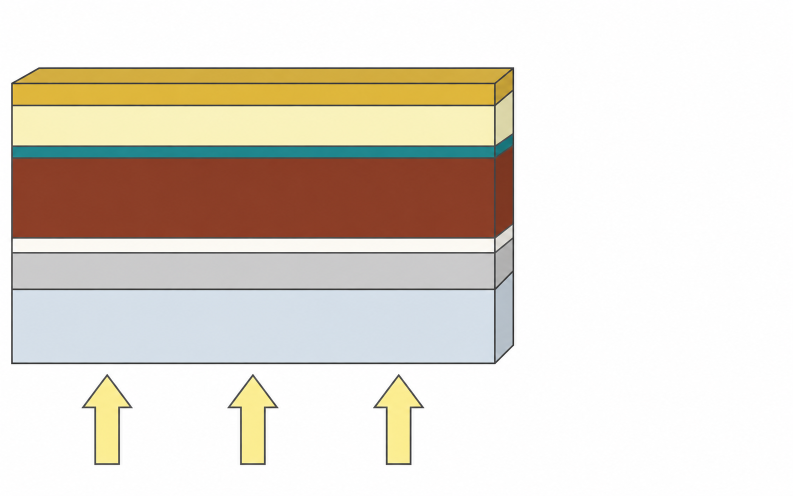
#> input picture figures/ch09/ch09-03-device-structure-base.png, 1586 x 992 px (shown at 1/2 size)
$ python ch09_assemble.py --version v1 --lang zh
#> lines starting #> are read from the running program, lines starting #| are printed output that depends on the picture; after the words box and inside, x2 and y2 are one past the last pixel; in counts of white or black regions, pixels touching at a corner belong together
### scripts/ch09_plot_utils.py
#!/usr/bin/env python3
"""Shared plotting helpers for chapter 9 perovskite panel figures."""
# SPDX-License-Identifier: MIT
import csv
import subprocess
from pathlib import Path

import matplotlib.pyplot as plt
from matplotlib.font_manager import FontProperties

ROOT = Path(__file__).resolve().parents[1]
FIG = ROOT / "figures" / "ch09"
MM_PER_IN = 25.4

COLOR_CONTROL = "#6E6E6E"
COLOR_MODIFIED = "#1B7F86"
COLOR_REF = "#9A9A9A"

# Fixed axis box within an 84 × 56 mm panel (mm from panel origin).
PANEL_W_MM = 84.0
PANEL_H_MM = 56.0
AX_LEFT_MM = 12.0
AX_BOTTOM_MM = 10.0
AX_WIDTH_MM = PANEL_W_MM - AX_LEFT_MM
AX_HEIGHT_MM = PANEL_H_MM - AX_BOTTOM_MM

DATA_AX_POSITION = (
    AX_LEFT_MM / PANEL_W_MM,
    AX_BOTTOM_MM / PANEL_H_MM,
    AX_WIDTH_MM / PANEL_W_MM,
    AX_HEIGHT_MM / PANEL_H_MM,
)


def chinese_font() -> FontProperties:
    font_path = subprocess.check_output(
        ["kpsewhich", "FandolHei-Regular.otf"], text=True, timeout=30
    ).strip()
    if not font_path:
        raise RuntimeError("Install TeX Live Fandol fonts for Chinese labels.")
    return FontProperties(fname=font_path, family="sans-serif")


def setup_rc(font_size: float = 8.0) -> None:
    plt.rcParams.update({
        "font.family": "sans-serif",
        "font.sans-serif": ["Helvetica", "Arial", "DejaVu Sans"],
        "font.size": font_size,
        "pdf.fonttype": 42,
        "ps.fonttype": 42,
        "axes.linewidth": 0.6,
        "lines.linewidth": 1.2,
    })


# [41 lines left out: functions load_jv, load_stability, load_metrics, load_t80, not called in this run]


def apply_data_ax_position(ax) -> None:
    ax.set_position(DATA_AX_POSITION)


# [19 lines left out: functions _keep_last_xtick_inside, _series_label, not called in this run]


def plot_panel_c(ax, language: str, *, good: bool = True) -> None:
    font = chinese_font() if language == "zh" else None
    groups = load_jv()
    metrics = load_metrics()
    if good:
        c_style = {"linestyle": (0, (4, 2))}
        m_style = {"linestyle": "-"}
        xlabel = "电压（V）" if language == "zh" else "Voltage (V)"
        ylabel = "电流密度（mA cm$^{-2}$）" if language == "zh" else "Current density (mA cm$^{-2}$)"
        lbl_c = "对照" if language == "zh" else "Control"
        lbl_m = "改性" if language == "zh" else "Modified"
        sim_note = "模拟数据" if language == "zh" else "Simulated data"
        ax.plot(groups["control"][0], groups["control"][1], color=COLOR_CONTROL, **c_style)
        ax.plot(groups["modified"][0], groups["modified"][1], color=COLOR_MODIFIED, **m_style)
    else:
        xlabel = "Voltage (V)"
        ylabel = "Current density (mA/cm2)"
        lbl_c, lbl_m = "control", "modified"
        ax.plot(groups["control"][0], groups["control"][1], color="#1f77b4", linestyle="-")
        ax.plot(groups["modified"][0], groups["modified"][1], color="#ff7f0e", linestyle="-")
        ax.set_title("J-V curve", fontsize=11)
        ax.legend([lbl_c, lbl_m], loc="upper right", frameon=True)

    ax.set_xlim(0, 1.2)
    ax.set_ylim(0, 25)
    ax.set_xlabel(xlabel, fontproperties=font if good else None)
    ax.set_ylabel(ylabel, fontproperties=font if good else None)
    ax.spines[["top", "right"]].set_visible(False)
    ax.grid(axis="y", color="#E4E8E8", linewidth=0.5, zorder=0)

    if good:
        # Blank interior left of each falling edge, clear of the spines.
        _series_label(ax, 1.00, 5.0, lbl_c, COLOR_CONTROL, font)
        _series_label(ax, 0.96, 15.5, lbl_m, COLOR_MODIFIED, font)
        pce_c = float(metrics["control"]["PCE"])
        pce_m = float(metrics["modified"]["PCE"])
        note = f"PCE {pce_c:.2f}% / {pce_m:.2f}%"
        ax.text(
            0.03, 0.04, note, transform=ax.transAxes, ha="left", va="bottom",
            fontsize=8, color=BookInk_fallback(), clip_on=True,
        )
        ax.text(
            0.97, 0.98, sim_note, transform=ax.transAxes,
            ha="right", va="top", fontproperties=font, fontsize=8,
            color=BookInk_fallback(), clip_on=True,
        )
        _keep_last_xtick_inside(ax)


def BookInk_fallback():
    return "#23363E"


def plot_panel_d(ax, language: str, *, good: bool = True) -> None:
    font = chinese_font() if language == "zh" else None
    groups = load_stability()
    t_c, y_c = groups["control"]
    t_m, y_m = groups["modified"]
    if good:
        ax.plot(t_c, y_c, color=COLOR_CONTROL, linestyle=(0, (4, 2)))
        ax.plot(t_m, y_m, color=COLOR_MODIFIED, linestyle="-")
        ax.axhline(0.8, color=COLOR_REF, linestyle=(0, (1, 3)), linewidth=1.0, zorder=2)
        # After the control curve has fallen through 0.8, so the tag sits in the open band.
        _series_label(ax, 520, 0.808, "80%", COLOR_REF, font, ha="left", va="bottom")
        t80_h = 210
        ax.plot([t80_h, t80_h], [0.78, 0.82], color=COLOR_CONTROL, linewidth=1.0, zorder=3)
        t80_lbl = f"T80 ≈ {t80_h} h"
        _series_label(ax, t80_h + 16, 0.830, t80_lbl, COLOR_CONTROL, font, ha="left", va="bottom")
        xlabel = "时间（h）" if language == "zh" else "Time (h)"
        ylabel = "归一化 PCE" if language == "zh" else "Normalized PCE"
        sim_note = "模拟数据" if language == "zh" else "Simulated data"
        lbl_c = "对照" if language == "zh" else "Control"
        lbl_m = "改性" if language == "zh" else "Modified"
    else:
        ax.plot(t_c, y_c, color="#CC0000", linestyle="-")
        ax.plot(t_m, y_m, color="#2CA02C", linestyle="-")
        ax.set_title("Stability test", fontsize=11)
        ax.legend(["control", "modified"], loc="upper right", frameon=True)
        xlabel, ylabel, sim_note = "Time (h)", "Normalized PCE", ""
        lbl_c, lbl_m = "", ""

    ax.set_xlim(0, 1000)
    ax.set_ylim(0, 1.05)
    ax.set_xlabel(xlabel, fontproperties=font)
    ax.set_ylabel(ylabel, fontproperties=font)
    ax.spines[["top", "right"]].set_visible(False)
    ax.grid(axis="y", color="#E4E8E8", linewidth=0.5, zorder=0)

    if good:
        # Left of each line end, in the open band above that line.
        ax.set_yticks([0.0, 0.2, 0.4, 0.6, 0.8, 1.0])
        _series_label(ax, 860, 0.60, lbl_c, COLOR_CONTROL, font, ha="right", va="bottom")
        _series_label(ax, 700, 0.915, lbl_m, COLOR_MODIFIED, font, ha="right", va="bottom")
        ax.text(
            0.97, 0.98, sim_note, transform=ax.transAxes,
            ha="right", va="top", fontproperties=font, fontsize=8,
            color=BookInk_fallback(), clip_on=True,
        )
        _keep_last_xtick_inside(ax)


def save_figure(fig, stem: Path, language: str, *, dpi: int = 300, bbox_inches=None, pad_inches=0.02) -> None:
    import matplotlib

    stem.parent.mkdir(parents=True, exist_ok=True)
    for extension in ("pdf", "png"):
        use_pgf = language == "zh" and extension == "pdf"
        with matplotlib.rc_context({
            "pgf.texsystem": "xelatex",
            "pgf.rcfonts": False,
            "pgf.preamble": (
                r"\usepackage{fontspec}\usepackage{xeCJK}"
                r"\setsansfont{texgyreheros-regular.otf}["
                r"BoldFont=texgyreheros-bold.otf,"
                r"ItalicFont=texgyreheros-italic.otf,"
                r"BoldItalicFont=texgyreheros-bolditalic.otf]"
                r"\setCJKmainfont{FandolHei-Regular.otf}"
                r"\setCJKsansfont{FandolHei-Regular.otf}"
            ),
        }):
            kwargs = {"dpi": dpi, "facecolor": "white"}
            if bbox_inches is not None:
                kwargs["bbox_inches"] = bbox_inches
                kwargs["pad_inches"] = pad_inches
            fig.savefig(
                stem.with_name(stem.name + f"-{language}.{extension}"),
                backend="pgf" if use_pgf else None,
                **kwargs,
            )
    plt.close(fig)

### scripts/ch09_assemble.py
#!/usr/bin/env python3
"""FIG ch09-06 / ch09-07: v1 cluttered vs v2 final multi-panel assemblies."""
# SPDX-License-Identifier: MIT
import argparse
import json
import subprocess
import sys
from pathlib import Path

import matplotlib
matplotlib.use("Agg")
import matplotlib.pyplot as plt
import numpy as np
from matplotlib import gridspec
from matplotlib.font_manager import FontProperties
from PIL import Image

ROOT = Path(__file__).resolve().parents[1]
FIG = ROOT / "figures" / "ch09"
PROV = ROOT / "provenance" / "ch09"
sys.path.insert(0, str(ROOT / "scripts"))
from ch09_plot_utils import (  # noqa: E402
    MM_PER_IN,
    chinese_font,
    plot_panel_c,
    plot_panel_d,
    save_figure,
    setup_rc,
    DATA_AX_POSITION,
)

CANVAS_W = 174.0


# [9 lines left out: function panel_letter_font, not called in this run]


def panel_a_path(_language: str) -> Path:
    return FIG / "ch09-03-device-structure-base.png"


def panel_b_path(_language: str) -> Path:
#> in assemble_v1, img_a is the input picture: shape (992, 1586, 3); mean R, G, B 226.8, 219.1, 208.7
    return FIG / "ch09-04-sem-like-illustration-base.png"


def codex_assets_ready(language: str) -> bool:
    return panel_a_path(language).is_file() and panel_b_path(language).is_file()


# [7 lines left out: function mm_axes, not called in this run]


def purple_shift(img: np.ndarray) -> np.ndarray:
    """Deliberate v1 error: shift teal passivation toward purple."""
    out = img.astype(float)
    mask = (out[..., 1] > out[..., 0] * 0.9) & (out[..., 1] > out[..., 2] * 0.8)
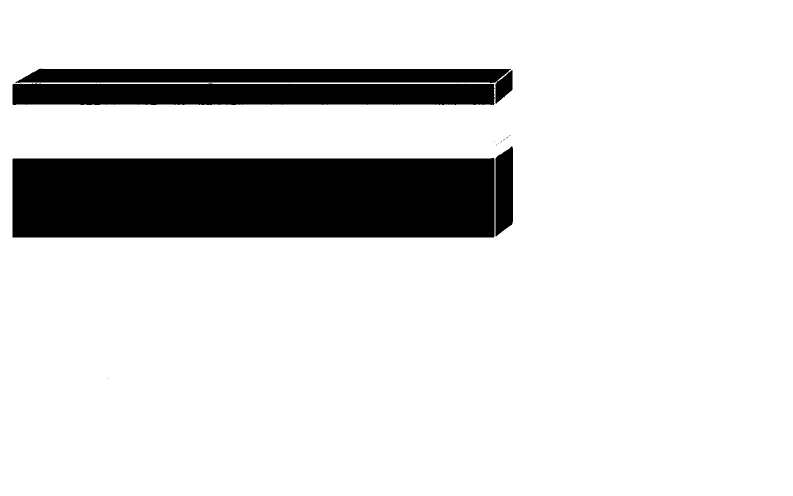
#> mask: shape (992, 1586) bool (shown at 1/2 size); 85.7% white; 25 black regions (21 under 20 px), largest, box (x1, y1, x2, y2) and area: (25, 316, 989, 475) 152313, (25, 167, 990, 210) 39632, (31, 137, 1025, 208) 27106, (991, 293, 1026, 473) 5476
    out[..., 0][mask] = np.clip(out[..., 0][mask] * 0.6 + 80, 0, 255)
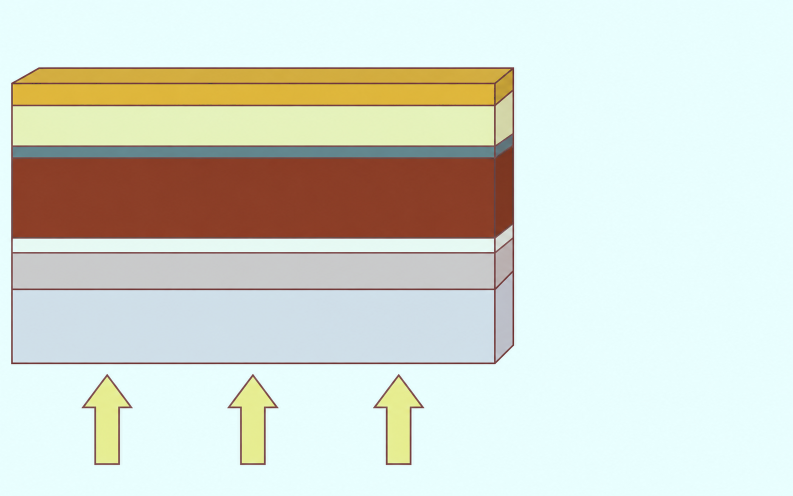
#> out: shape (992, 1586, 3) float64 (shown at 1/2 size); mean R, G, B 213.8, 219.1, 208.7
    out[..., 1][mask] *= 0.5
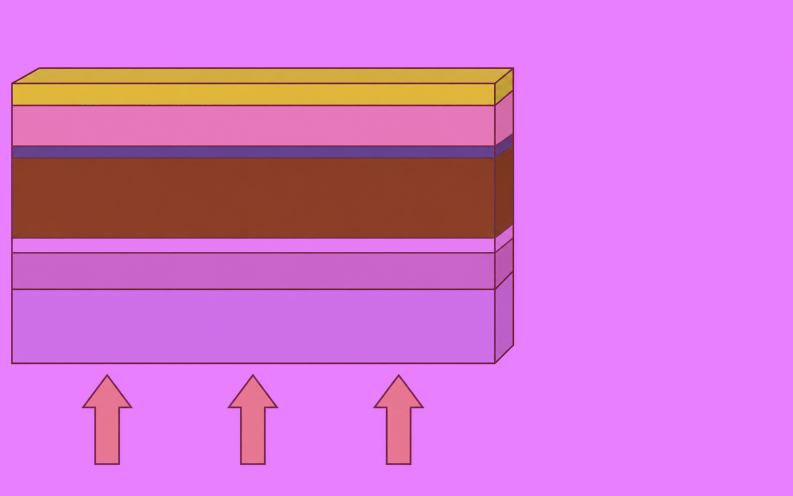
#> out: shape (992, 1586, 3) float64 (shown at 1/2 size); mean R, G, B 213.8, 116.4, 208.7
    out[..., 2][mask] = np.clip(out[..., 2][mask] * 1.2 + 40, 0, 255)
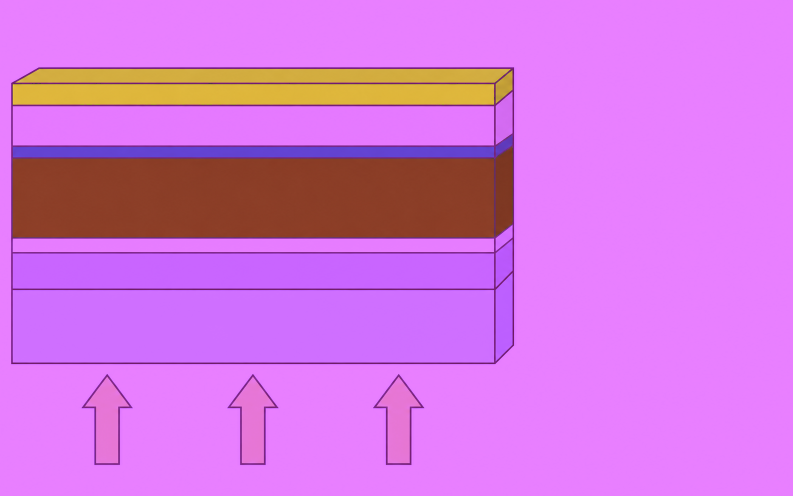
#> out: shape (992, 1586, 3) float64 (shown at 1/2 size); mean R, G, B 213.8, 116.4, 220.9
    return out.astype(np.uint8)


# Layer names sit in the base image's right-hand white margin (content ends ~x=0.65).
_LAYER_X = 0.672


# [35 lines left out: function draw_device_labels, not called in this run]


def assemble_v1(language: str) -> dict:
    if not codex_assets_ready(language):
        print(f"SKIP v1: missing codex PNGs for {language}", file=sys.stderr)
        sys.exit(2)
    canvas_h = 120.0
    fig = plt.figure(figsize=(CANVAS_W / MM_PER_IN, canvas_h / MM_PER_IN))
    gs = gridspec.GridSpec(2, 2, figure=fig, wspace=0.08, hspace=0.22)
    gs.update(left=0.06, right=0.98, top=0.94, bottom=0.08)
    provenance = {"version": "v1", "deliberate_errors": []}

    ax_a = fig.add_subplot(gs[0, 0])
    img_a = np.array(Image.open(panel_a_path(language)).convert("RGB"))
    img_a = purple_shift(img_a)
    provenance["deliberate_errors"].append({"id": 3, "note": "passivation purple not teal"})
    ax_a.imshow(img_a, aspect="auto")
    ax_a.axis("off")
    ax_a.text(0.02, 0.98, "A", fontsize=14, fontfamily="serif", va="top", transform=ax_a.transAxes)
    provenance["deliberate_errors"].append({"id": 1, "note": "panel letter styles mixed"})

    ax_b = fig.add_subplot(gs[0, 1])
    img_b = np.array(Image.open(panel_b_path(language)).convert("RGB"))
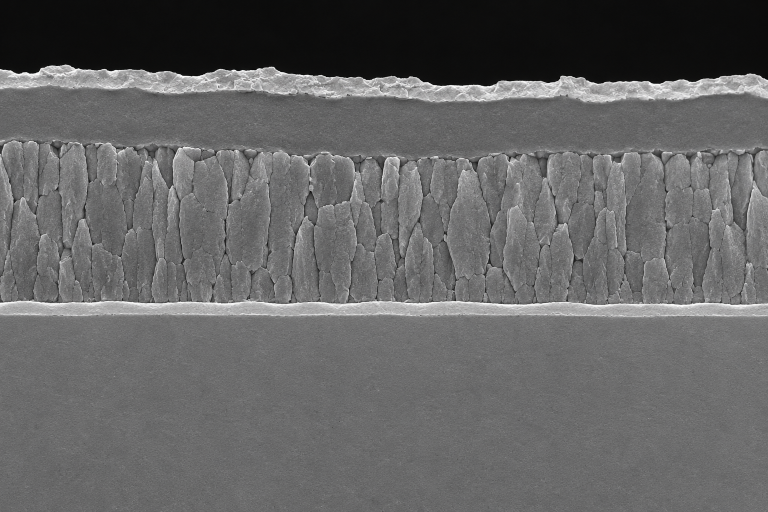
#> input picture figures/ch09/ch09-04-sem-like-illustration-base.png, 1536 x 1024 px (shown at 1/2 size)
#> img_b is the input picture: shape (1024, 1536, 3); mean R, G, B 100.5, 100.3, 100.5
    ax_b.imshow(img_b, aspect="auto")
    provenance["deliberate_errors"].append({"id": 7, "note": "b stretched aspect auto"})
    ax_b.axis("off")
    ax_b.text(0.98, 0.98, "(b)", fontsize=9, ha="right", va="top", transform=ax_b.transAxes)
    provenance["deliberate_errors"].append({"id": 9, "note": "missing model-generated label on b"})

    ax_c = fig.add_subplot(gs[1, 0])
    setup_rc(10)
    fig_c, ax_jv = plt.subplots(figsize=(8, 6))
    plot_panel_c(ax_jv, language, good=False)
#> (the call stopped at in chinese_font, `font_path = subprocess.check_output( ["kpsewhich", "FandolHei-Regular...`: subprocess is not available in this run)
    fig_c.canvas.draw()
    buf = fig_c.canvas.buffer_rgba()
    arr = np.asarray(buf)[..., :3]
    pos_c_ax = ax_jv.get_position()
    plt.close(fig_c)
    ax_c.imshow(arr, aspect="auto")
    ax_c.axis("off")
    ax_c.text(0.02, 0.95, "c.", fontsize=8, transform=ax_c.transAxes)
    provenance["deliberate_errors"].extend([
        {"id": 2, "note": "c replotted at 8x6 then scaled ~4.5pt ticks"},
        {"id": 4, "note": "both solid lines greyscale indistinguishable"},
        {"id": 5, "note": "legend box on c"},
        {"id": 10, "note": "panel title duplicates caption"},
    ])

    ax_d = fig.add_subplot(gs[1, 1])
    setup_rc(8)
    fig_d, ax_st = plt.subplots(
        figsize=(84 / MM_PER_IN, 56 / MM_PER_IN),
    )
    ax_st.set_position(list(DATA_AX_POSITION))
    plot_panel_d(ax_st, language, good=False)
#> (the call stopped at in chinese_font, `font_path = subprocess.check_output( ["kpsewhich", "FandolHei-Regular...`: subprocess is not available in this run)
    pos_d_ax = ax_st.get_position()
    fig_d.canvas.draw()
    buf_d = fig_d.canvas.buffer_rgba()
    arr_d = np.asarray(buf_d)[..., :3]
    plt.close(fig_d)
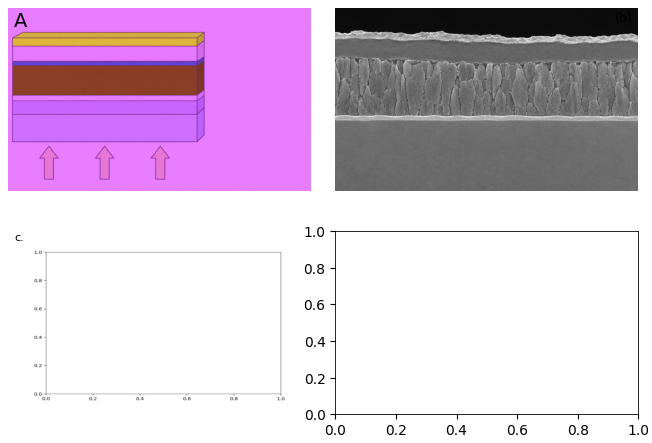
#> figure drawn by matplotlib, 3 panels
    ax_d.imshow(arr_d, aspect="auto")
    ax_d.axis("off")
    provenance["deliberate_errors"].extend([
        {"id": 3, "note": "d uses red/green not book palette"},
        {"id": 9, "note": "no 0.8 reference line on d"},
    ])

    pos_c = ax_c.get_position()
    pos_d = ax_d.get_position()
    cell_w_mm = pos_c.width * CANVAS_W
    cell_h_mm = pos_c.height * canvas_h
    misalign = {
        "left_mm": abs(pos_c_ax.x0 - pos_d_ax.x0) * cell_w_mm,
        "bottom_mm": abs(pos_c_ax.y0 - pos_d_ax.y0) * cell_h_mm,
    }
    provenance["axis_misalignment_mm"] = misalign
    provenance["deliberate_errors"].append({"id": 6, "note": "axis boxes misaligned", **misalign})
    provenance["deliberate_errors"].append({"id": 8, "note": "uneven panel spacing from gridspec"})

    out = FIG / f"ch09-06-assembly-v1"
    save_figure(fig, out, language, dpi=300)
#> the loop in save_figure, `for extension in ("pdf", "png"):` made 1 pass
#> pass 1, in save_figure, `fig.savefig( stem.with_name(stem.name + f"-{language}.{extension}"), b..`:
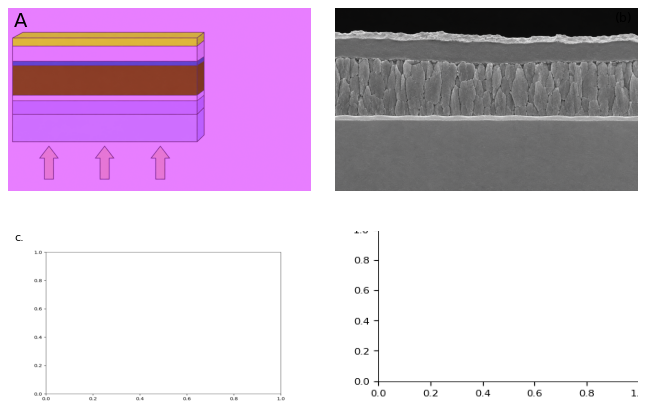
#> figure drawn by matplotlib, 4 panels
    return provenance


# [179 lines left out: functions add_raster_panel, _audit_v2, assemble_v2, not called in this run]


def main() -> None:
    parser = argparse.ArgumentParser()
    parser.add_argument("--version", choices=("v1", "v2"), required=True)
    parser.add_argument("--lang", choices=("zh", "en"), required=True)
    args = parser.parse_args()
    PROV.mkdir(parents=True, exist_ok=True)
    if args.version == "v1":
        meta = assemble_v1(args.lang)
        (PROV / "ch09-06.json").write_text(json.dumps(meta, indent=2) + "\n", encoding="utf-8")
        print(json.dumps(meta, indent=2))
    else:
        assemble_v2(args.lang)
        print(f"v2 assembly written for {args.lang}")


if __name__ == "__main__":
#> (the run stopped early here; a loop or call above may not have finished)
